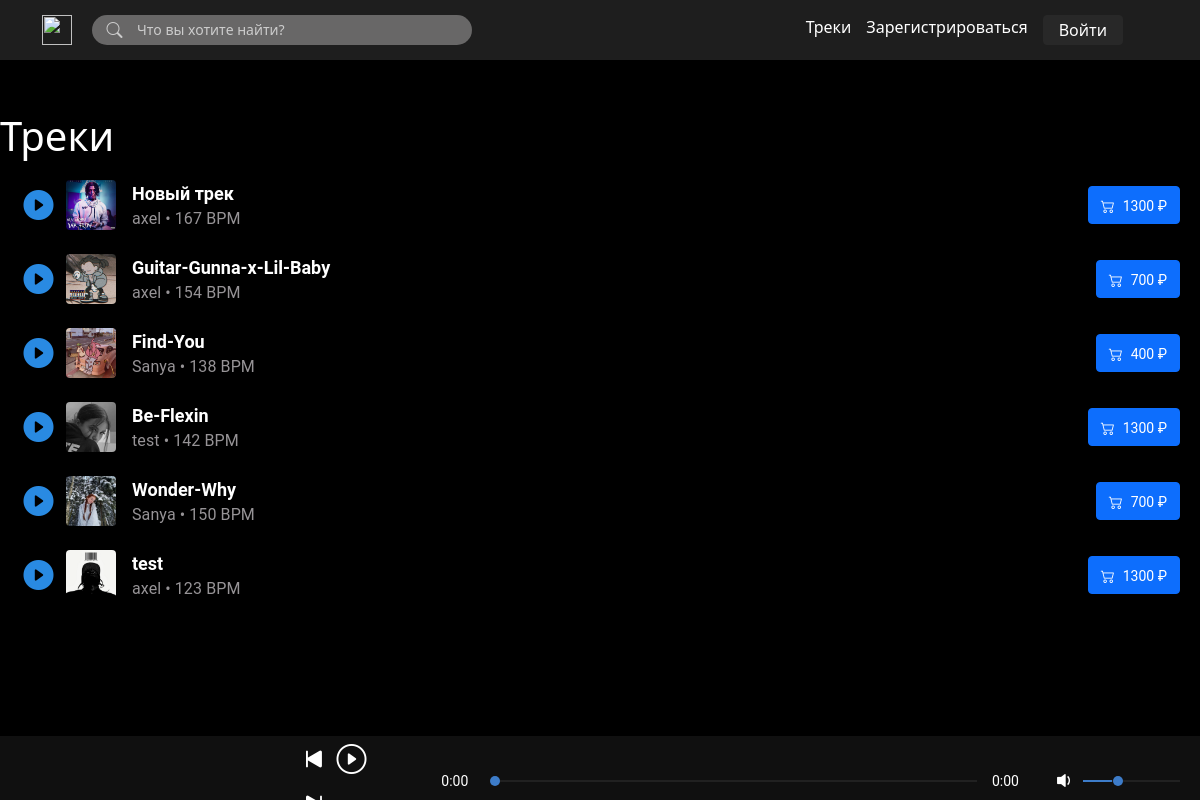
/tracks/, run on the app's committed database.
### main/models.py (models this page shows, shortened)
class Anketa(models.Model):
    name = models.CharField(max_length=45, verbose_name="Название трека")
    bpm = models.IntegerField(verbose_name="Темп")
    image = models.ImageField(upload_to="photo/%Y/%m/%d/", verbose_name="Изображение")
    audio = models.FileField(upload_to="music/%Y/%m/%d/", verbose_name="Аудио")
    user = models.ForeignKey(User, on_delete=models.PROTECT, verbose_name="Пользователь")
    genre = models.ForeignKey('Genre', on_delete=models.PROTECT, verbose_name="Жанр")
    tonal = models.ForeignKey('Tonal', on_delete=models.PROTECT, verbose_name="Тональность")
    price = models.ForeignKey('Price', on_delete=models.PROTECT, verbose_name="Цена")
    def __str__(self):
        return self.name

class Price(models.Model):
    name = models.CharField(max_length=45, verbose_name="Название тарифа")
    price = models.IntegerField(verbose_name="Цена")

### main/views.py (the view)
# urls.py: path('tracks/', views.tracks, name='allTrack'),
def tracks(request):
    allTracks = Anketa.objects.all()
    return render(request, 'main/allTrack.html', {'tracks': allTracks})

### templates/main/allTrack.html (shortened to what this page needs)
{% extends 'main/base.html' %}
{% load static %}
{% block css_additional %}
    <link rel="stylesheet" href="{% static 'main/css/playlist_detail.css' %}">
{% endblock %}
{% block content %}
    <div class="content-pane">
        <div class="tracks-container">
            <div class="max-width-container">
                <div class="track-list">
                    <div class="tracks">
                    <h1>Треки</h1>
                        {% for track in tracks %}
                            <div class="track">
                                <div class="track-card">
                                    <div class="play-track" data-key="{{ track.audio.url }}">
                                        <i class="bi playlistTrack bi-play-circle-fill" id="{{ forloop.counter0 }}"></i>
                                    </div>
                                    <img src="{{ track.image.url }}" class="img-thumbnail image-item" width="50" height="50">
                                    <div class="track-info">
                                        <div class="info-title">{{ track }}</div>
                                        <div class="info-subtitle">{{ track.user }}</div>
                                        <div class="info-tempo">
                                            <div class="dot">•</div>
                                            {{ track.bpm }} BPM
                                        </div>
                                    </div>
                                </div>
                                <div class="info-card">
                                    <a href="{{ track.audio.url }}" download="{{ track.name }}"><button type="button" class="btn btn-primary"><i class="bi bi-cart2 cart-track"></i><span>{{ track.price.price }} ₽</span></button></a>
                                </div>
                            </div>
                        {% endfor %}
                    </div>
                </div>
            </div>
        </div>
    </div>
{% endblock %}

### main/static/main/css/style.css (style rules this page uses)
.bi-cart2 { font-size: 25px; color: #ffffff; }
.bg-dark { background-color: black !important; opacity: 100% !important; }
::placeholder { color: #CCCCCC; opacity: 1; }

### main/static/main/css/playlist_detail.css (style rules this page uses)
.content-pane { margin-top: 54px; }
.max-width-container { width: 100%; max-width: 1300px; margin: auto; }
.track-list { color: white; padding-top: 50px; }
.image-item { padding: 0; background-color: transparent; border: none; width: 50px; height: 50px; object-fit: cover; }
.track { display: flex; padding: 12px 20px 12px 16px; justify-content: space-between; border-radius: 4px; }
.play-track { display: flex; align-items: center; width: 50px; height: 50px; font-size: 30px; color: #298AE2; }
.play-track .bi { display: flex; align-items: center; justify-content: center; width: 45px; height: 45px; }
.track-card { display: flex; }
.track-info { display: grid; grid-template-columns: 16px repeat(3,minmax(0,max-content)) 12px; grid-template-rows: auto auto; grid-template-areas: ". info-title info-title info-title ." ". info-subtitle info-tempo . ."; }
.info-title { grid-area: info-title; font-size: 18px; font-weight: bold; font-family: Roboto, sans-serif; }
.info-subtitle { display: flex; align-items: center; grid-area: info-subtitle; font-size: 16px; letter-spacing: .1px; line-height: 20px; font-weight: 400; color: #969396; font-family: Roboto, sans-serif; }
.info-tempo { display: flex; align-items: center; grid-area: info-tempo; font-size: 16px; letter-spacing: .1px; line-height: 20px; font-weight: 400; color: #969396; font-family: Roboto, sans-serif; }
.info-card { display: flex; align-items: center; }
.dot { margin: 0 4px; }
.cart-track { font-size: 14px; margin-right: 8px; align-items: center; }
span { font-family: Roboto, sans-serif; font-size: 14px; }

### data on the page
Anketa: image (picture), name "Новый трек", user "axel", bpm "167", price.price "1300"
Anketa: image (picture), name "Guitar-Gunna-x-Lil-Baby", user "axel", bpm "154", price.price "700"
Anketa: image (picture), name "Find-You", user "Sanya", bpm "138", price.price "400"
Anketa: image (picture), name "Be-Flexin", user "test", bpm "142", price.price "1300"
Anketa: image (picture), name "Wonder-Why", user "Sanya", bpm "150", price.price "700"
Anketa: image (picture), name "test", user "axel", bpm "123", price.price "1300"
